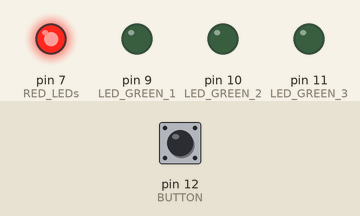
A sketch run on a simulated Arduino Uno, built with avr-gcc and run on an emulated ATmega328P. On the bench: output pins drawn as LEDs (lit = HIGH). The test bench sets the inputs (shaded band); at power-on: pin 12 (BUTTON) LOW.

Above: at 6.8 s.
6.9 s: pin 12 (BUTTON) pulled HIGH for 3 s
At 9.12 s:
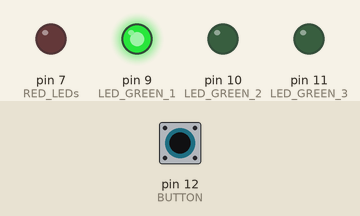
At 12.9 s:
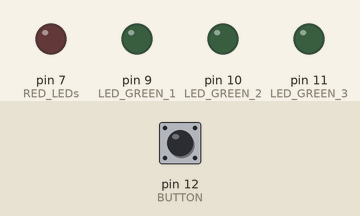
Timing chart, 0 to 17.4 s (numbered marks = the images above; inputs shaded):
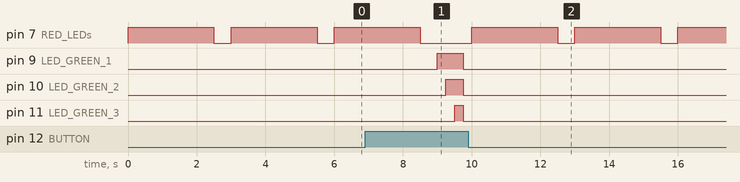

Measured:
- after the input at 6.9 s, pin 9 (LED_GREEN_1): LOW → HIGH after 2.1 s, → LOW 0.75 s later; pin 10 (LED_GREEN_2): LOW → HIGH after 2.4 s, → LOW 0.50 s later; pin 11 (LED_GREEN_3): LOW → HIGH after 2.6 s, → LOW 0.25 s later
- by itself, pin 7 (RED_LEDs): repeats every 3.0 s: HIGH 2.5 s, LOW 0.50 s

The sketch:

ArduinoCode_Week_4_Microcontroller.ino
```cpp
/*
 * Code written by: Elizabeth GH
 * 02/24/2020
 */


#define RED_LEDs 7
#define LED_GREEN_1 9
#define LED_GREEN_2 10
#define LED_GREEN_3 11
#define BUTTON 12

void setup() {
  // // put your setup code here, to run once:

  // initialize digital pins
  pinMode(LED_GREEN_1, OUTPUT); // pin 9
  pinMode(LED_GREEN_2, OUTPUT); // pin 10
  pinMode(LED_GREEN_3, OUTPUT); // pin 11
  pinMode(RED_LEDs, OUTPUT);    // all RED LEDs
  pinMode(BUTTON, INPUT);

}

void loop() {
  // // put your main code here, to run repeatedly:

  int butt = 0;
  butt = digitalRead(BUTTON);
  if (butt == HIGH)
  {
      //Turning ON LEDs sequentially:
      digitalWrite(LED_GREEN_1, HIGH);   // turn ON GREEN LED 1
      delay(250);                        // wait for a 250 ms

      int val = 0;
      val = digitalRead(LED_GREEN_1);
      if (val == HIGH)
      {
      digitalWrite(LED_GREEN_2, HIGH);   // turn ON GREEN LED 2
      delay(250);

      val = digitalRead(LED_GREEN_2);
      if (val == HIGH)
      {
      digitalWrite(LED_GREEN_3, HIGH);   // turn ON GREEN LED 3
      delay(250);
      digitalWrite(LED_GREEN_1, LOW);
      digitalWrite(LED_GREEN_2, LOW);
      digitalWrite(LED_GREEN_3, LOW);
      delay(250);
      }
      }
   }

  if (butt == LOW)
  {
      digitalWrite(LED_GREEN_1, LOW);
      digitalWrite(LED_GREEN_2, LOW);
      digitalWrite(LED_GREEN_3, LOW);
      digitalWrite(RED_LEDs, HIGH);   // turn ON all RED LEDs
      delay(2500);                    // wait for a second
      digitalWrite(RED_LEDs, LOW);    // turn the LED off by making the voltage LOW
      delay(500);
  }

}
```
